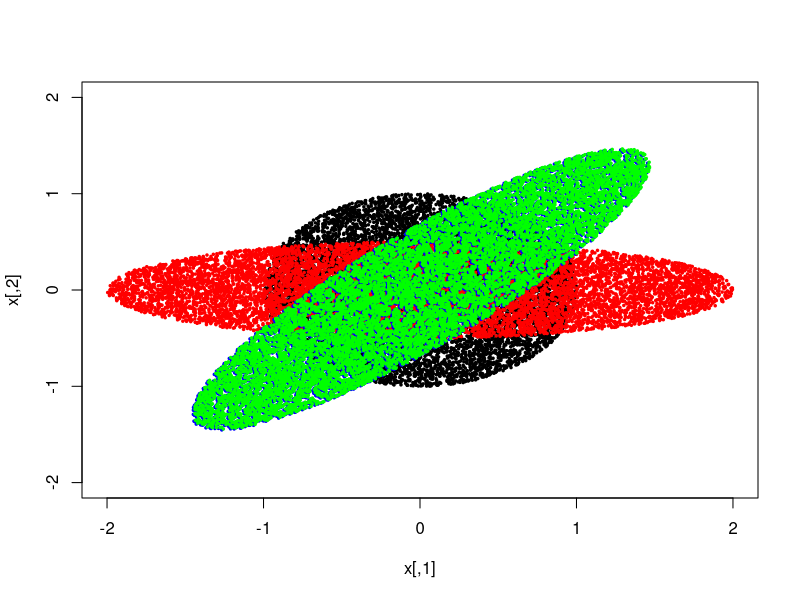

Generate this figure with R:
# draws from the unit circle (Gibbs)

n = 10000
p = 2
r = 1
x = matrix(0, n, p)

for (i in 2:n){
    x[i, 1] = runif(1, -sqrt(r^2 - x[i-1,2]^2), sqrt(r^2 - x[i-1,2]^2))
    x[i, 2] = runif(1, -sqrt(r^2 - x[i,1]^2),   sqrt(r^2 - x[i,1]^2))
    }

# marginally, these are Wigner semicircle distributions
# conditionally, they are uniform

# plot thedraws
plot(x, pch=20, cex=0.5, xlim=c(-2,2), ylim=c(-2,2))

# squeeze into an ellips
A = matrix(c(2,0,0,0.5), 2, 2)
y = x %*% A
points(y, pch=20, cex=0.5, xlim=c(-2,2), ylim=c(-2,2), col='red')

# rotate the ellipse
R = matrix(c(cos(pi/4), sin(pi/4), sin(pi/4), -cos(pi/4)), 2, 2)
z = y %*% R
points(z, pch=20, cex=0.5, xlim=c(-2,2), ylim=c(-2,2), col='blue')

# do them both in one step (plotted with a slight shift)
H = matrix(c(2*cos(pi/4), 0.5*sin(pi/4), 2*sin(pi/4), -0.5*cos(pi/4)), 2, 2)
w = x %*% H # i.e., H = A %*% R
points(w+0.01, pch=20, cex=0.5, xlim=c(-2,2), ylim=c(-2,2), col='green')

# How to generalize to higher dimension ellipses?
# Issues with the Gibbs sampling? How long should burn in be?
# Drawing directly from the ellipse?

cov(x)

cov(y)
t(A) %*% cov(x) %*% A

cov(z)
t(R) %*% cov(y) %*% R
t(A %*% R) %*% cov(x) %*% A %*% R
